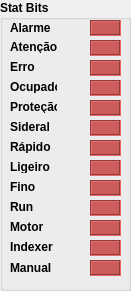
   <widget class="QGroupBox" name="groupBox_10">
    <property name="geometry">
     <rect>
      <x>420</x>
      <y>20</y>
      <width>131</width>
      <height>291</height>
     </rect>
    </property>
    <property name="font">
     <font>
      <weight>75</weight>
      <bold>true</bold>
     </font>
    </property>
    <property name="title">
     <string>Stat Bits</string>
    </property>
    <widget class="QLabel" name="label_23">
     <property name="geometry">
      <rect>
       <x>10</x>
       <y>20</y>
       <width>61</width>
       <height>16</height>
      </rect>
     </property>
     <property name="text">
      <string>Alarme</string>
     </property>
    </widget>
    <widget class="QLabel" name="label_24">
     <property name="geometry">
      <rect>
       <x>10</x>
       <y>40</y>
       <width>47</width>
       <height>13</height>
      </rect>
     </property>
     <property name="text">
      <string>Atenção</string>
     </property>
    </widget>
    <widget class="QLabel" name="label_25">
     <property name="geometry">
      <rect>
       <x>10</x>
       <y>60</y>
       <width>47</width>
       <height>13</height>
      </rect>
     </property>
     <property name="text">
      <string>Erro</string>
     </property>
    </widget>
    <widget class="QLabel" name="label_26">
     <property name="geometry">
      <rect>
       <x>10</x>
       <y>80</y>
       <width>47</width>
       <height>13</height>
      </rect>
     </property>
     <property name="text">
      <string>Ocupado</string>
     </property>
    </widget>
    <widget class="QLabel" name="stat1">
     <property name="geometry">
      <rect>
       <x>90</x>
       <y>20</y>
       <width>31</width>
       <height>16</height>
      </rect>
     </property>
     <property name="whatsThis">
      <string/>
     </property>
     <property name="autoFillBackground">
      <bool>false</bool>
     </property>
     <property name="styleSheet">
      <string notr="true">background-color: indianred</string>
     </property>
     <property name="frameShape">
      <enum>QFrame::Box</enum>
     </property>
     <property name="frameShadow">
      <enum>QFrame::Sunken</enum>
     </property>
     <property name="text">
      <string/>
     </property>
     <property name="alignment">
      <set>Qt::AlignCenter</set>
     </property>
    </widget>
    <widget class="QLabel" name="stat2">
     <property name="geometry">
      <rect>
       <x>90</x>
       <y>40</y>
       <width>31</width>
       <height>16</height>
      </rect>
     </property>
     <property name="whatsThis">
      <string/>
     </property>
     <property name="autoFillBackground">
      <bool>false</bool>
     </property>
     <property name="styleSheet">
      <string notr="true">background-color: indianred</string>
     </property>
     <property name="frameShape">
      <enum>QFrame::Box</enum>
     </property>
     <property name="frameShadow">
      <enum>QFrame::Sunken</enum>
     </property>
     <property name="text">
      <string/>
     </property>
     <property name="alignment">
      <set>Qt::AlignCenter</set>
     </property>
    </widget>
    <widget class="QLabel" name="stat3">
     <property name="geometry">
      <rect>
       <x>90</x>
       <y>60</y>
       <width>31</width>
       <height>16</height>
      </rect>
     </property>
     <property name="whatsThis">
      <string/>
     </property>
     <property name="autoFillBackground">
      <bool>false</bool>
     </property>
     <property name="styleSheet">
      <string notr="true">background-color: indianred</string>
     </property>
     <property name="frameShape">
      <enum>QFrame::Box</enum>
     </property>
     <property name="frameShadow">
      <enum>QFrame::Sunken</enum>
     </property>
     <property name="text">
      <string/>
     </property>
     <property name="alignment">
      <set>Qt::AlignCenter</set>
     </property>
    </widget>
    <widget class="QLabel" name="stat4">
     <property name="geometry">
      <rect>
       <x>90</x>
       <y>80</y>
       <width>31</width>
       <height>16</height>
      </rect>
     </property>
     <property name="whatsThis">
      <string/>
     </property>
     <property name="autoFillBackground">
      <bool>false</bool>
     </property>
     <property name="styleSheet">
      <string notr="true">background-color: indianred</string>
     </property>
     <property name="frameShape">
      <enum>QFrame::Box</enum>
     </property>
     <property name="frameShadow">
      <enum>QFrame::Sunken</enum>
     </property>
     <property name="text">
      <string/>
     </property>
     <property name="alignment">
      <set>Qt::AlignCenter</set>
     </property>
    </widget>
    <widget class="QLabel" name="label_27">
     <property name="geometry">
      <rect>
       <x>10</x>
       <y>100</y>
       <width>47</width>
       <height>13</height>
      </rect>
     </property>
     <property name="text">
      <string>Proteção</string>
     </property>
    </widget>
    <widget class="QLabel" name="stat5">
     <property name="geometry">
      <rect>
       <x>90</x>
       <y>100</y>
       <width>31</width>
       <height>16</height>
      </rect>
     </property>
     <property name="whatsThis">
      <string/>
     </property>
     <property name="autoFillBackground">
      <bool>false</bool>
     </property>
     <property name="styleSheet">
      <string notr="true">background-color: indianred</string>
     </property>
     <property name="frameShape">
      <enum>QFrame::Box</enum>
     </property>
     <property name="frameShadow">
      <enum>QFrame::Sunken</enum>
     </property>
     <property name="text">
      <string/>
     </property>
     <property name="alignment">
      <set>Qt::AlignCenter</set>
     </property>
    </widget>
    <widget class="QLabel" name="label_sideral">
     <property name="geometry">
      <rect>
       <x>10</x>
       <y>120</y>
       <width>47</width>
       <height>13</height>
      </rect>
     </property>
     <property name="text">
      <string>Sideral</string>
     </property>
    </widget>
    <widget class="QLabel" name="stat6">
     <property name="geometry">
      <rect>
       <x>90</x>
       <y>120</y>
       <width>31</width>
       <height>16</height>
      </rect>
     </property>
     <property name="whatsThis">
      <string/>
     </property>
     <property name="autoFillBackground">
      <bool>false</bool>
     </property>
     <property name="styleSheet">
      <string notr="true">background-color: indianred</string>
     </property>
     <property name="frameShape">
      <enum>QFrame::Box</enum>
     </property>
     <property name="frameShadow">
      <enum>QFrame::Sunken</enum>
     </property>
     <property name="text">
      <string/>
     </property>
     <property name="alignment">
      <set>Qt::AlignCenter</set>
     </property>
    </widget>
    <widget class="QLabel" name="label_32">
     <property name="geometry">
      <rect>
       <x>10</x>
       <y>180</y>
       <width>47</width>
       <height>13</height>
      </rect>
     </property>
     <property name="text">
      <string>Fino</string>
     </property>
    </widget>
    <widget class="QLabel" name="stat9">
     <property name="geometry">
      <rect>
       <x>90</x>
       <y>180</y>
       <width>31</width>
       <height>16</height>
      </rect>
     </property>
     <property name="whatsThis">
      <string/>
     </property>
     <property name="autoFillBackground">
      <bool>false</bool>
     </property>
     <property name="styleSheet">
      <string notr="true">background-color: indianred</string>
     </property>
     <property name="frameShape">
      <enum>QFrame::Box</enum>
     </property>
     <property name="frameShadow">
      <enum>QFrame::Sunken</enum>
     </property>
     <property name="text">
      <string/>
     </property>
     <property name="alignment">
      <set>Qt::AlignCenter</set>
     </property>
    </widget>
    <widget class="QLabel" name="stat10">
     <property name="geometry">
      <rect>
       <x>90</x>
       <y>200</y>
       <width>31</width>
       <height>16</height>
      </rect>
     </property>
     <property name="whatsThis">
      <string/>
     </property>
     <property name="autoFillBackground">
      <bool>false</bool>
     </property>
     <property name="styleSheet">
      <string notr="true">background-color: indianred</string>
     </property>
     <property name="frameShape">
      <enum>QFrame::Box</enum>
     </property>
     <property name="frameShadow">
      <enum>QFrame::Sunken</enum>
     </property>
     <property name="text">
      <string/>
     </property>
     <property name="alignment">
      <set>Qt::AlignCenter</set>
     </property>
    </widget>
    <widget class="QLabel" name="label_33">
     <property name="geometry">
      <rect>
       <x>10</x>
       <y>200</y>
       <width>47</width>
       <height>13</height>
      </rect>
     </property>
     <property name="text">
      <string>Run</string>
     </property>
    </widget>
    <widget class="QLabel" name="stat11">
     <property name="geometry">
      <rect>
       <x>90</x>
       <y>220</y>
       <width>31</width>
       <height>16</height>
      </rect>
     </property>
     <property name="whatsThis">
      <string/>
     </property>
     <property name="autoFillBackground">
      <bool>false</bool>
     </property>
     <property name="styleSheet">
      <string notr="true">background-color: indianred</string>
     </property>
     <property name="frameShape">
      <enum>QFrame::Box</enum>
     </property>
     <property name="frameShadow">
      <enum>QFrame::Sunken</enum>
     </property>
     <property name="text">
      <string/>
     </property>
     <property name="alignment">
      <set>Qt::AlignCenter</set>
     </property>
    </widget>
    <widget class="QLabel" name="stat12">
     <property name="geometry">
      <rect>
       <x>90</x>
       <y>240</y>
       <width>31</width>
       <height>16</height>
      </rect>
     </property>
     <property name="whatsThis">
      <string/>
     </property>
     <property name="autoFillBackground">
      <bool>false</bool>
     </property>
     <property name="styleSheet">
      <string notr="true">background-color: indianred</string>
     </property>
     <property name="frameShape">
      <enum>QFrame::Box</enum>
     </property>
     <property name="frameShadow">
      <enum>QFrame::Sunken</enum>
     </property>
     <property name="text">
      <string/>
     </property>
     <property name="alignment">
      <set>Qt::AlignCenter</set>
     </property>
    </widget>
    <widget class="QLabel" name="label_34">
     <property name="geometry">
      <rect>
       <x>10</x>
       <y>240</y>
       <width>47</width>
       <height>13</height>
      </rect>
     </property>
     <property name="text">
      <string>Indexer</string>
     </property>
    </widget>
    <widget class="QLabel" name="label_35">
     <property name="geometry">
      <rect>
       <x>10</x>
       <y>220</y>
       <width>47</width>
       <height>13</height>
      </rect>
     </property>
     <property name="text">
      <string>Motor</string>
     </property>
    </widget>
    <widget class="QLabel" name="stat13">
     <property name="geometry">
      <rect>
       <x>90</x>
       <y>260</y>
       <width>31</width>
       <height>16</height>
      </rect>
     </property>
     <property name="whatsThis">
      <string/>
     </property>
     <property name="autoFillBackground">
      <bool>false</bool>
     </property>
     <property name="styleSheet">
      <string notr="true">background-color: indianred</string>
     </property>
     <property name="frameShape">
      <enum>QFrame::Box</enum>
     </property>
     <property name="frameShadow">
      <enum>QFrame::Sunken</enum>
     </property>
     <property name="text">
      <string/>
     </property>
     <property name="alignment">
      <set>Qt::AlignCenter</set>
     </property>
    </widget>
    <widget class="QLabel" name="label_manual">
     <property name="geometry">
      <rect>
       <x>10</x>
       <y>260</y>
       <width>61</width>
       <height>16</height>
      </rect>
     </property>
     <property name="text">
      <string>Manual</string>
     </property>
    </widget>
    <widget class="QLabel" name="stat8">
     <property name="geometry">
      <rect>
       <x>90</x>
       <y>160</y>
       <width>31</width>
       <height>16</height>
      </rect>
     </property>
     <property name="whatsThis">
      <string/>
     </property>
     <property name="autoFillBackground">
      <bool>false</bool>
     </property>
     <property name="styleSheet">
      <string notr="true">background-color: indianred</string>
     </property>
     <property name="frameShape">
      <enum>QFrame::Box</enum>
     </property>
     <property name="frameShadow">
      <enum>QFrame::Sunken</enum>
     </property>
     <property name="text">
      <string/>
     </property>
     <property name="alignment">
      <set>Qt::AlignCenter</set>
     </property>
    </widget>
    <widget class="QLabel" name="stat7">
     <property name="geometry">
      <rect>
       <x>90</x>
       <y>140</y>
       <width>31</width>
       <height>16</height>
      </rect>
     </property>
     <property name="whatsThis">
      <string/>
     </property>
     <property name="autoFillBackground">
      <bool>false</bool>
     </property>
     <property name="styleSheet">
      <string notr="true">background-color: indianred</string>
     </property>
     <property name="frameShape">
      <enum>QFrame::Box</enum>
     </property>
     <property name="frameShadow">
      <enum>QFrame::Sunken</enum>
     </property>
     <property name="text">
      <string/>
     </property>
     <property name="alignment">
      <set>Qt::AlignCenter</set>
     </property>
    </widget>
    <widget class="QLabel" name="label_31">
     <property name="geometry">
      <rect>
       <x>10</x>
       <y>160</y>
       <width>47</width>
       <height>13</height>
      </rect>
     </property>
     <property name="text">
      <string>Ligeiro</string>
     </property>
    </widget>
    <widget class="QLabel" name="label_30">
     <property name="geometry">
      <rect>
       <x>10</x>
       <y>140</y>
       <width>47</width>
       <height>13</height>
      </rect>
     </property>
     <property name="text">
      <string>Rápido</string>
     </property>
    </widget>
   </widget>
